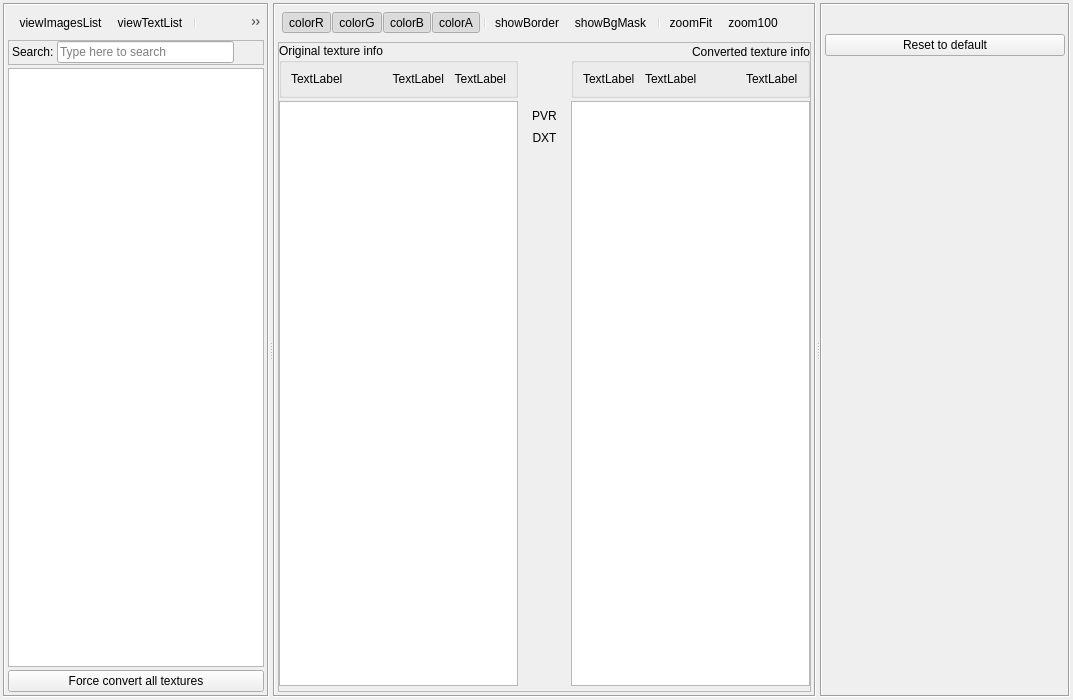
<?xml version="1.0" encoding="UTF-8"?>
<ui version="4.0">
 <class>TextureBrowser</class>
 <widget class="QDialog" name="TextureBrowser">
  <property name="geometry">
   <rect>
    <x>0</x>
    <y>0</y>
    <width>1073</width>
    <height>700</height>
   </rect>
  </property>
  <property name="sizePolicy">
   <sizepolicy hsizetype="Expanding" vsizetype="Expanding">
    <horstretch>0</horstretch>
    <verstretch>0</verstretch>
   </sizepolicy>
  </property>
  <property name="windowTitle">
   <string>Texture Converter</string>
  </property>
  <property name="windowIcon">
   <iconset resource="QtIcons.qrc">
    <normaloff>:/QtIcons/textureeditor.png</normaloff>:/QtIcons/textureeditor.png</iconset>
  </property>
  <property name="statusTip">
   <string/>
  </property>
  <property name="sizeGripEnabled">
   <bool>false</bool>
  </property>
  <property name="modal">
   <bool>false</bool>
  </property>
  <layout class="QVBoxLayout" name="mainLayout">
   <property name="spacing">
    <number>0</number>
   </property>
   <property name="margin">
    <number>3</number>
   </property>
   <item>
    <widget class="QSplitter" name="splitterMain">
     <property name="sizePolicy">
      <sizepolicy hsizetype="Expanding" vsizetype="Expanding">
       <horstretch>0</horstretch>
       <verstretch>0</verstretch>
      </sizepolicy>
     </property>
     <property name="orientation">
      <enum>Qt::Horizontal</enum>
     </property>
     <widget class="QFrame" name="frame">
      <property name="sizePolicy">
       <sizepolicy hsizetype="Expanding" vsizetype="Preferred">
        <horstretch>0</horstretch>
        <verstretch>0</verstretch>
       </sizepolicy>
      </property>
      <property name="frameShape">
       <enum>QFrame::Box</enum>
      </property>
      <property name="frameShadow">
       <enum>QFrame::Sunken</enum>
      </property>
      <layout class="QVBoxLayout" name="verticalLayout">
       <property name="spacing">
        <number>3</number>
       </property>
       <property name="margin">
        <number>3</number>
       </property>
       <item>
        <widget class="QToolBar" name="textureListToolbar">
         <property name="iconSize">
          <size>
           <width>16</width>
           <height>16</height>
          </size>
         </property>
         <addaction name="actionViewImagesList"/>
         <addaction name="actionViewTextList"/>
         <addaction name="separator"/>
         <addaction name="actionFilterSelectedNode"/>
         <addaction name="separator"/>
        </widget>
       </item>
       <item>
        <widget class="QFrame" name="frame_5">
         <property name="sizePolicy">
          <sizepolicy hsizetype="Preferred" vsizetype="Fixed">
           <horstretch>0</horstretch>
           <verstretch>0</verstretch>
          </sizepolicy>
         </property>
         <property name="frameShape">
          <enum>QFrame::StyledPanel</enum>
         </property>
         <property name="frameShadow">
          <enum>QFrame::Raised</enum>
         </property>
         <layout class="QHBoxLayout" name="horizontalLayout">
          <property name="spacing">
           <number>3</number>
          </property>
          <property name="leftMargin">
           <number>3</number>
          </property>
          <property name="topMargin">
           <number>0</number>
          </property>
          <property name="rightMargin">
           <number>3</number>
          </property>
          <property name="bottomMargin">
           <number>0</number>
          </property>
          <item>
           <widget class="QLabel" name="label">
            <property name="sizePolicy">
             <sizepolicy hsizetype="Preferred" vsizetype="Fixed">
              <horstretch>0</horstretch>
              <verstretch>0</verstretch>
             </sizepolicy>
            </property>
            <property name="text">
             <string>Search:</string>
            </property>
           </widget>
          </item>
          <item>
           <widget class="QLineEdit" name="textureFilterEdit">
            <property name="toolTip">
             <string>Type here to search</string>
            </property>
            <property name="statusTip">
             <string/>
            </property>
            <property name="placeholderText">
             <string>Type here to search</string>
            </property>
           </widget>
          </item>
          <item>
           <widget class="QPushButton" name="clearFilterButton">
            <property name="minimumSize">
             <size>
              <width>23</width>
              <height>23</height>
             </size>
            </property>
            <property name="maximumSize">
             <size>
              <width>23</width>
              <height>23</height>
             </size>
            </property>
            <property name="toolTip">
             <string>Clear search results</string>
            </property>
            <property name="statusTip">
             <string/>
            </property>
            <property name="text">
             <string/>
            </property>
            <property name="icon">
             <iconset resource="QtIcons.qrc">
              <normaloff>:/QtIconsTextureDialog/editclear.png</normaloff>:/QtIconsTextureDialog/editclear.png</iconset>
            </property>
            <property name="autoDefault">
             <bool>true</bool>
            </property>
            <property name="flat">
             <bool>true</bool>
            </property>
           </widget>
          </item>
         </layout>
        </widget>
       </item>
       <item>
        <widget class="TextureList" name="listViewTextures">
         <property name="sizePolicy">
          <sizepolicy hsizetype="Expanding" vsizetype="Preferred">
           <horstretch>0</horstretch>
           <verstretch>0</verstretch>
          </sizepolicy>
         </property>
        </widget>
       </item>
       <item>
        <widget class="QPushButton" name="convertAll">
         <property name="text">
          <string>Force convert all textures</string>
         </property>
        </widget>
       </item>
      </layout>
     </widget>
     <widget class="QSplitter" name="splitterH">
      <property name="sizePolicy">
       <sizepolicy hsizetype="Expanding" vsizetype="Expanding">
        <horstretch>80</horstretch>
        <verstretch>100</verstretch>
       </sizepolicy>
      </property>
      <property name="frameShape">
       <enum>QFrame::NoFrame</enum>
      </property>
      <property name="frameShadow">
       <enum>QFrame::Sunken</enum>
      </property>
      <property name="lineWidth">
       <number>1</number>
      </property>
      <property name="orientation">
       <enum>Qt::Vertical</enum>
      </property>
      <widget class="QFrame" name="frameTextures">
       <property name="sizePolicy">
        <sizepolicy hsizetype="Preferred" vsizetype="Preferred">
         <horstretch>0</horstretch>
         <verstretch>0</verstretch>
        </sizepolicy>
       </property>
       <property name="frameShape">
        <enum>QFrame::Box</enum>
       </property>
       <property name="frameShadow">
        <enum>QFrame::Sunken</enum>
       </property>
       <layout class="QVBoxLayout" name="verticalLayout_3">
        <property name="spacing">
         <number>5</number>
        </property>
        <property name="margin">
         <number>3</number>
        </property>
        <item>
         <widget class="QToolBar" name="textureToolbar">
          <property name="minimumSize">
           <size>
            <width>0</width>
            <height>0</height>
           </size>
          </property>
          <property name="sizeIncrement">
           <size>
            <width>0</width>
            <height>0</height>
           </size>
          </property>
          <property name="baseSize">
           <size>
            <width>0</width>
            <height>0</height>
           </size>
          </property>
          <property name="orientation">
           <enum>Qt::Horizontal</enum>
          </property>
          <property name="iconSize">
           <size>
            <width>16</width>
            <height>16</height>
           </size>
          </property>
          <property name="toolButtonStyle">
           <enum>Qt::ToolButtonIconOnly</enum>
          </property>
          <property name="floatable">
           <bool>true</bool>
          </property>
          <addaction name="actionColorR"/>
          <addaction name="actionColorG"/>
          <addaction name="actionColorB"/>
          <addaction name="actionColorA"/>
          <addaction name="separator"/>
          <addaction name="actionShowBorder"/>
          <addaction name="actionShowBgMask"/>
          <addaction name="separator"/>
          <addaction name="actionZoomFit"/>
          <addaction name="actionZoom100"/>
         </widget>
        </item>
        <item>
         <widget class="QFrame" name="frame_2">
          <property name="frameShape">
           <enum>QFrame::StyledPanel</enum>
          </property>
          <property name="frameShadow">
           <enum>QFrame::Raised</enum>
          </property>
          <layout class="QGridLayout" name="gridLayout_3">
           <property name="leftMargin">
            <number>0</number>
           </property>
           <property name="topMargin">
            <number>0</number>
           </property>
           <property name="rightMargin">
            <number>0</number>
           </property>
           <property name="bottomMargin">
            <number>5</number>
           </property>
           <property name="spacing">
            <number>3</number>
           </property>
           <item row="1" column="0">
            <widget class="TextureScrollArea" name="textureAreaOriginal">
             <property name="cursor" stdset="0">
              <cursorShape>ArrowCursor</cursorShape>
             </property>
             <property name="mouseTracking">
              <bool>true</bool>
             </property>
             <property name="widgetResizable" stdset="0">
              <bool>true</bool>
             </property>
            </widget>
           </item>
           <item row="1" column="1">
            <widget class="QToolBar" name="textureViewToolbar">
             <property name="orientation">
              <enum>Qt::Vertical</enum>
             </property>
             <addaction name="actionViewPVR"/>
             <addaction name="actionViewDXT"/>
            </widget>
           </item>
           <item row="1" column="2">
            <widget class="TextureScrollArea" name="textureAreaPVR">
             <property name="cursor" stdset="0">
              <cursorShape>ArrowCursor</cursorShape>
             </property>
             <property name="mouseTracking">
              <bool>true</bool>
             </property>
             <property name="frameShape">
              <enum>QFrame::StyledPanel</enum>
             </property>
             <property name="frameShadow">
              <enum>QFrame::Sunken</enum>
             </property>
             <property name="widgetResizable" stdset="0">
              <bool>true</bool>
             </property>
            </widget>
           </item>
           <item row="0" column="0">
            <widget class="QGroupBox" name="groupBox_4">
             <property name="title">
              <string>Original texture info</string>
             </property>
             <property name="flat">
              <bool>false</bool>
             </property>
             <layout class="QGridLayout" name="gridLayout_2">
              <property name="horizontalSpacing">
               <number>10</number>
              </property>
              <item row="0" column="1">
               <widget class="QLabel" name="labelOriginalFormat">
                <property name="text">
                 <string>TextLabel</string>
                </property>
                <property name="alignment">
                 <set>Qt::AlignLeading|Qt::AlignLeft|Qt::AlignTop</set>
                </property>
                <property name="wordWrap">
                 <bool>true</bool>
                </property>
                <property name="margin">
                 <number>3</number>
                </property>
               </widget>
              </item>
              <item row="0" column="3">
               <widget class="QLabel" name="labelOriginalXY">
                <property name="sizePolicy">
                 <sizepolicy hsizetype="Maximum" vsizetype="Preferred">
                  <horstretch>0</horstretch>
                  <verstretch>0</verstretch>
                 </sizepolicy>
                </property>
                <property name="frameShadow">
                 <enum>QFrame::Plain</enum>
                </property>
                <property name="text">
                 <string>TextLabel</string>
                </property>
                <property name="alignment">
                 <set>Qt::AlignRight|Qt::AlignTop|Qt::AlignTrailing</set>
                </property>
                <property name="margin">
                 <number>3</number>
                </property>
               </widget>
              </item>
              <item row="0" column="4">
               <widget class="QLabel" name="labelOriginalRGBA">
                <property name="sizePolicy">
                 <sizepolicy hsizetype="Maximum" vsizetype="Preferred">
                  <horstretch>0</horstretch>
                  <verstretch>0</verstretch>
                 </sizepolicy>
                </property>
                <property name="text">
                 <string>TextLabel</string>
                </property>
                <property name="alignment">
                 <set>Qt::AlignRight|Qt::AlignTop|Qt::AlignTrailing</set>
                </property>
                <property name="margin">
                 <number>3</number>
                </property>
               </widget>
              </item>
             </layout>
            </widget>
           </item>
           <item row="0" column="2">
            <widget class="QGroupBox" name="groupBox_3">
             <property name="title">
              <string>Converted texture info</string>
             </property>
             <property name="alignment">
              <set>Qt::AlignRight|Qt::AlignTrailing|Qt::AlignVCenter</set>
             </property>
             <layout class="QGridLayout" name="gridLayout">
              <property name="horizontalSpacing">
               <number>10</number>
              </property>
              <item row="0" column="2">
               <widget class="QLabel" name="labelConvertedFormat">
                <property name="sizePolicy">
                 <sizepolicy hsizetype="Maximum" vsizetype="Preferred">
                  <horstretch>0</horstretch>
                  <verstretch>0</verstretch>
                 </sizepolicy>
                </property>
                <property name="text">
                 <string>TextLabel</string>
                </property>
                <property name="alignment">
                 <set>Qt::AlignLeading|Qt::AlignLeft|Qt::AlignTop</set>
                </property>
                <property name="wordWrap">
                 <bool>true</bool>
                </property>
                <property name="margin">
                 <number>3</number>
                </property>
               </widget>
              </item>
              <item row="0" column="1">
               <widget class="QLabel" name="labelConvertedXY">
                <property name="sizePolicy">
                 <sizepolicy hsizetype="Preferred" vsizetype="Preferred">
                  <horstretch>0</horstretch>
                  <verstretch>0</verstretch>
                 </sizepolicy>
                </property>
                <property name="text">
                 <string>TextLabel</string>
                </property>
                <property name="alignment">
                 <set>Qt::AlignLeading|Qt::AlignLeft|Qt::AlignTop</set>
                </property>
                <property name="margin">
                 <number>3</number>
                </property>
               </widget>
              </item>
              <item row="0" column="0">
               <widget class="QLabel" name="labelConvertedRGBA">
                <property name="sizePolicy">
                 <sizepolicy hsizetype="Maximum" vsizetype="Preferred">
                  <horstretch>0</horstretch>
                  <verstretch>0</verstretch>
                 </sizepolicy>
                </property>
                <property name="text">
                 <string>TextLabel</string>
                </property>
                <property name="alignment">
                 <set>Qt::AlignLeading|Qt::AlignLeft|Qt::AlignTop</set>
                </property>
                <property name="margin">
                 <number>3</number>
                </property>
               </widget>
              </item>
             </layout>
            </widget>
           </item>
          </layout>
         </widget>
        </item>
       </layout>
      </widget>
     </widget>
     <widget class="QFrame" name="frame_3">
      <property name="sizePolicy">
       <sizepolicy hsizetype="Expanding" vsizetype="Preferred">
        <horstretch>0</horstretch>
        <verstretch>0</verstretch>
       </sizepolicy>
      </property>
      <property name="minimumSize">
       <size>
        <width>250</width>
        <height>0</height>
       </size>
      </property>
      <property name="frameShape">
       <enum>QFrame::Box</enum>
      </property>
      <property name="frameShadow">
       <enum>QFrame::Sunken</enum>
      </property>
      <layout class="QVBoxLayout" name="verticalLayout_2">
       <property name="margin">
        <number>3</number>
       </property>
       <item>
        <widget class="QLabel" name="warningLabel">
         <property name="sizePolicy">
          <sizepolicy hsizetype="Preferred" vsizetype="Maximum">
           <horstretch>0</horstretch>
           <verstretch>0</verstretch>
          </sizepolicy>
         </property>
         <property name="text">
          <string/>
         </property>
         <property name="textFormat">
          <enum>Qt::AutoText</enum>
         </property>
         <property name="alignment">
          <set>Qt::AlignCenter</set>
         </property>
         <property name="wordWrap">
          <bool>true</bool>
         </property>
        </widget>
       </item>
       <item>
        <widget class="TextureProperties" name="textureProperties" native="true">
         <property name="sizePolicy">
          <sizepolicy hsizetype="Expanding" vsizetype="Preferred">
           <horstretch>0</horstretch>
           <verstretch>0</verstretch>
          </sizepolicy>
         </property>
        </widget>
       </item>
       <item>
        <widget class="QPushButton" name="resetCommonProp">
         <property name="sizePolicy">
          <sizepolicy hsizetype="Preferred" vsizetype="Fixed">
           <horstretch>0</horstretch>
           <verstretch>0</verstretch>
          </sizepolicy>
         </property>
         <property name="maximumSize">
          <size>
           <width>16777215</width>
           <height>16777215</height>
          </size>
         </property>
         <property name="text">
          <string>Reset to default</string>
         </property>
        </widget>
       </item>
       <item>
        <spacer name="verticalSpacer">
         <property name="orientation">
          <enum>Qt::Vertical</enum>
         </property>
         <property name="sizeHint" stdset="0">
          <size>
           <width>20</width>
           <height>40</height>
          </size>
         </property>
        </spacer>
       </item>
      </layout>
     </widget>
    </widget>
   </item>
  </layout>
  <action name="actionColorR">
   <property name="checkable">
    <bool>true</bool>
   </property>
   <property name="checked">
    <bool>true</bool>
   </property>
   <property name="icon">
    <iconset resource="QtIcons.qrc">
     <normaloff>:/QtIconsTextureDialog/red.png</normaloff>:/QtIconsTextureDialog/red.png</iconset>
   </property>
   <property name="text">
    <string>colorR</string>
   </property>
   <property name="toolTip">
    <string>Show RED color channel</string>
   </property>
  </action>
  <action name="actionColorG">
   <property name="checkable">
    <bool>true</bool>
   </property>
   <property name="checked">
    <bool>true</bool>
   </property>
   <property name="icon">
    <iconset resource="QtIcons.qrc">
     <normaloff>:/QtIconsTextureDialog/green.png</normaloff>:/QtIconsTextureDialog/green.png</iconset>
   </property>
   <property name="text">
    <string>colorG</string>
   </property>
   <property name="toolTip">
    <string>Show GREEN color channel</string>
   </property>
  </action>
  <action name="actionColorB">
   <property name="checkable">
    <bool>true</bool>
   </property>
   <property name="checked">
    <bool>true</bool>
   </property>
   <property name="icon">
    <iconset resource="QtIcons.qrc">
     <normaloff>:/QtIconsTextureDialog/blue.png</normaloff>:/QtIconsTextureDialog/blue.png</iconset>
   </property>
   <property name="text">
    <string>colorB</string>
   </property>
   <property name="toolTip">
    <string>Show BLUE color channel</string>
   </property>
  </action>
  <action name="actionColorA">
   <property name="checkable">
    <bool>true</bool>
   </property>
   <property name="checked">
    <bool>true</bool>
   </property>
   <property name="icon">
    <iconset resource="QtIcons.qrc">
     <normaloff>:/QtIconsTextureDialog/alpha.png</normaloff>:/QtIconsTextureDialog/alpha.png</iconset>
   </property>
   <property name="text">
    <string>colorA</string>
   </property>
   <property name="toolTip">
    <string>Show ALPHA channel</string>
   </property>
  </action>
  <action name="actionViewImagesList">
   <property name="checkable">
    <bool>true</bool>
   </property>
   <property name="icon">
    <iconset resource="QtIcons.qrc">
     <normaloff>:/QtIconsTextureDialog/view_pictures.png</normaloff>:/QtIconsTextureDialog/view_pictures.png</iconset>
   </property>
   <property name="text">
    <string>viewImagesList</string>
   </property>
   <property name="toolTip">
    <string>View textrures priview</string>
   </property>
  </action>
  <action name="actionViewTextList">
   <property name="checkable">
    <bool>true</bool>
   </property>
   <property name="icon">
    <iconset resource="QtIcons.qrc">
     <normaloff>:/QtIconsTextureDialog/view_list.png</normaloff>:/QtIconsTextureDialog/view_list.png</iconset>
   </property>
   <property name="text">
    <string>viewTextList</string>
   </property>
   <property name="toolTip">
    <string>View simple textutes list</string>
   </property>
  </action>
  <action name="actionViewPVR">
   <property name="checkable">
    <bool>true</bool>
   </property>
   <property name="text">
    <string>PVR</string>
   </property>
   <property name="toolTip">
    <string>PVR</string>
   </property>
  </action>
  <action name="actionViewDXT">
   <property name="checkable">
    <bool>true</bool>
   </property>
   <property name="text">
    <string>DXT</string>
   </property>
   <property name="toolTip">
    <string>DXT</string>
   </property>
  </action>
  <action name="actionShowBorder">
   <property name="checkable">
    <bool>true</bool>
   </property>
   <property name="icon">
    <iconset resource="QtIcons.qrc">
     <normaloff>:/QtIconsTextureDialog/border.png</normaloff>:/QtIconsTextureDialog/border.png</iconset>
   </property>
   <property name="text">
    <string>showBorder</string>
   </property>
   <property name="toolTip">
    <string>Show texture border</string>
   </property>
  </action>
  <action name="actionShowBgMask">
   <property name="checkable">
    <bool>true</bool>
   </property>
   <property name="icon">
    <iconset resource="QtIcons.qrc">
     <normaloff>:/QtIconsTextureDialog/opacity.png</normaloff>:/QtIconsTextureDialog/opacity.png</iconset>
   </property>
   <property name="text">
    <string>showBgMask</string>
   </property>
   <property name="toolTip">
    <string>Show tiled background</string>
   </property>
  </action>
  <action name="actionZoom100">
   <property name="icon">
    <iconset resource="QtIcons.qrc">
     <normaloff>:/QtIconsTextureDialog/zoom_100.png</normaloff>:/QtIconsTextureDialog/zoom_100.png</iconset>
   </property>
   <property name="text">
    <string>zoom100</string>
   </property>
   <property name="toolTip">
    <string>Zoom to 100%</string>
   </property>
  </action>
  <action name="actionZoomFit">
   <property name="icon">
    <iconset resource="QtIcons.qrc">
     <normaloff>:/QtIconsTextureDialog/zoom_fit.png</normaloff>:/QtIconsTextureDialog/zoom_fit.png</iconset>
   </property>
   <property name="text">
    <string>zoomFit</string>
   </property>
   <property name="toolTip">
    <string>Zoom to fit</string>
   </property>
  </action>
  <action name="actionFilterSelectedNode">
   <property name="checkable">
    <bool>true</bool>
   </property>
   <property name="icon">
    <iconset resource="QtIcons.qrc">
     <normaloff>:/QtIconsTextureDialog/filter.png</normaloff>:/QtIconsTextureDialog/filter.png</iconset>
   </property>
   <property name="text">
    <string>filterSelectedNode</string>
   </property>
   <property name="toolTip">
    <string>filterSelectedNode</string>
   </property>
  </action>
 </widget>
 <customwidgets>
  <customwidget>
   <class>TextureScrollArea</class>
   <extends>QGraphicsView</extends>
   <header>texturescrollarea.h</header>
   <container>1</container>
  </customwidget>
  <customwidget>
   <class>TextureList</class>
   <extends>QListView</extends>
   <header>texturelist.h</header>
  </customwidget>
  <customwidget>
   <class>TextureProperties</class>
   <extends>QWidget</extends>
   <header>textureproperties.h</header>
   <container>1</container>
   <slots>
    <slot>resetCommonProp()</slot>
   </slots>
  </customwidget>
 </customwidgets>
 <tabstops>
  <tabstop>textureAreaOriginal</tabstop>
  <tabstop>textureAreaPVR</tabstop>
  <tabstop>textureFilterEdit</tabstop>
  <tabstop>clearFilterButton</tabstop>
 </tabstops>
 <resources>
  <include location="QtIcons.qrc"/>
 </resources>
 <connections>
  <connection>
   <sender>clearFilterButton</sender>
   <signal>clicked()</signal>
   <receiver>textureFilterEdit</receiver>
   <slot>clear()</slot>
   <hints>
    <hint type="sourcelabel">
     <x>258</x>
     <y>30</y>
    </hint>
    <hint type="destinationlabel">
     <x>209</x>
     <y>28</y>
    </hint>
   </hints>
  </connection>
  <connection>
   <sender>resetCommonProp</sender>
   <signal>clicked()</signal>
   <receiver>textureProperties</receiver>
   <slot>resetCommonProp()</slot>
   <hints>
    <hint type="sourcelabel">
     <x>883</x>
     <y>30</y>
    </hint>
    <hint type="destinationlabel">
     <x>885</x>
     <y>7</y>
    </hint>
   </hints>
  </connection>
 </connections>
</ui>
